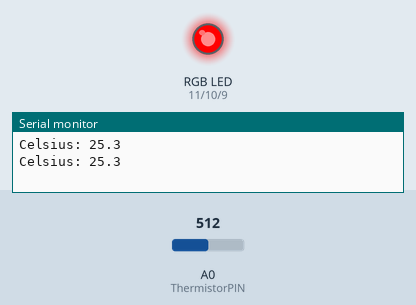
The sketch below on a simulated Arduino Uno, built with avr-gcc and run on an emulated ATmega328P. On the bench: an RGB LED mixed from three pins (HIGH = lit), the last lines printed to the serial monitor. The inputs (shaded band) are chosen by the test bench; at power-on: A0 (ThermistorPIN) = 512.

Above: at 1.8 s.
1.9 s: A0 (ThermistorPIN) set to 466
3.4 s: A0 (ThermistorPIN) set to 436
At 5.2 s:
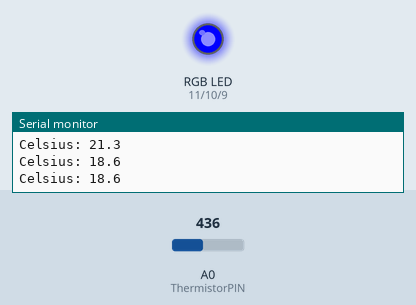
5.5 s: A0 (ThermistorPIN) set to 511
At 6.9 s:
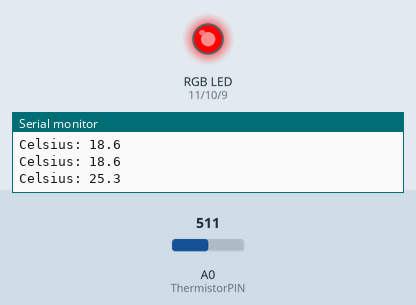
7.5 s: A0 (ThermistorPIN) set to 306
At 8.4 s:
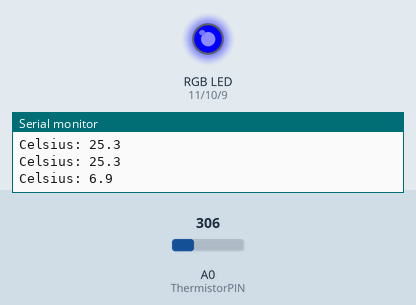
Timing chart, 0 to 10.5 s (numbered marks = the images above; inputs shaded):
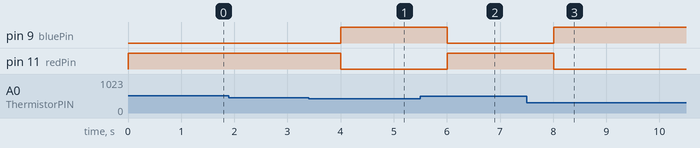

The sketch:

RGB_LED.ino
```cpp
/*
Adafruit Arduino - Lesson 3. RGB LED
*/
 /*
 * Inputs ADC Value from Thermistor and outputs Temperature in Celsius
 *  requires: include <math.h>
 * Utilizes the Steinhart-Hart Thermistor Equation:
 *    Temperature in Kelvin = 1 / {A + B[ln(R)] + C[ln(R)]3}
 *    where A = 0.001129148, B = 0.000234125 and C = 8.76741E-08
 *
 * These coefficients seem to work fairly universally, which is a bit of a
 * surprise.
 *
 * Schematic:
 *   [Ground] -- [10k-pad-resistor] -- | -- [thermistor] --[Vcc (5 or 3.3v)]
 *                                               |
 *                                          Analog Pin 0
 *
 * In case it isn't obvious (as it wasn't to me until I thought about it), the analog ports
 * measure the voltage between 0v -> Vcc which for an Arduino is a nominal 5v, but for (say)
 * a JeeNode, is a nominal 3.3v.
 *
 * The resistance calculation uses the ratio of the two resistors, so the voltage
 * specified above is really only required for the debugging that is commented out below
 *
 * Resistance = PadResistor * (1024/ADC -1)
 *
 * I have used this successfully with some CH Pipe Sensors (https://www.atcsemitec.co.uk/pdfdocs/ch.pdf)
 * which be obtained from https://www.rapidonline.co.uk.
 *
 */

#include <math.h>

#define ThermistorPIN 0                 // Analog Pin 0

float vcc = 4.91;                       // only used for display purposes, if used
                                        // set to the measured Vcc.
float pad = 9850;                       // balance/pad resistor value, set this to
                                        // the measured resistance of your pad resistor
float thermr = 10000;                   // thermistor nominal resistance

float Thermistor(int RawADC) {
  long Resistance;
  float Temp;  // Dual-Purpose variable to save space.

  Resistance=pad*((1024.0 / RawADC) - 1);
  Temp = log(Resistance); // Saving the Log(resistance) so not to calculate  it 4 times later
  Temp = 1 / (0.001129148 + (0.000234125 * Temp) + (0.0000000876741 * Temp * Temp * Temp));
  Temp = Temp - 273.15;  // Convert Kelvin to Celsius

  // BEGIN- Remove these lines for the function not to display anything
  //Serial.print("ADC: ");
  //Serial.print(RawADC);
  //Serial.print("/1024");                           // Print out RAW ADC Number
  //Serial.print(", vcc: ");
  //Serial.print(vcc,2);
  //Serial.print(", pad: ");
  //Serial.print(pad/1000,3);
  //Serial.print(" Kohms, Volts: ");
  //Serial.print(((RawADC*vcc)/1024.0),3);
  //Serial.print(", Resistance: ");
  //Serial.print(Resistance);
  //Serial.print(" ohms, ");
  // END- Remove these lines for the function not to display anything

  // Uncomment this line for the function to return Fahrenheit instead.
  //temp = (Temp * 9.0)/ 5.0 + 32.0;                  // Convert to Fahrenheit
  return Temp;                                      // Return the Temperature
}
int redPin = 11;
int greenPin = 10;
int bluePin = 9;

//uncomment this line if using a Common Anode LED
//#define COMMON_ANODE

void setup()
{
  Serial.begin(115200);
  pinMode(redPin, OUTPUT);
  pinMode(greenPin, OUTPUT);
  pinMode(bluePin, OUTPUT);
}

void loop()
{
  float temp;
  temp=Thermistor(analogRead(ThermistorPIN));       // read ADC and  convert it to Celsius
  Serial.print("Celsius: ");
  Serial.print(temp,1);                             // display Celsius
  //temp = (temp * 9.0)/ 5.0 + 32.0;                  // converts to  Fahrenheit
  //Serial.print(", Fahrenheit: ");
  //Serial.print(temp,1);                             // display  Fahrenheit
  Serial.println("");

   if(temp >20){
    setColor(255, 0, 0);  // red
  }
  else if(temp > 15 & temp < 18){
   setColor(0, 255, 0);  // blue

  }
  else {
 setColor(0, 0, 255);  // green

  }

  delay(1000);
}

void setColor(int red, int green, int blue)
{
  #ifdef COMMON_ANODE
    red = 255 - red;
    green = 255 - green;
    blue = 255 - blue;
  #endif
  analogWrite(redPin, red);
  analogWrite(greenPin, green);
  analogWrite(bluePin, blue);
}
```

Measured:
- the behaviour switches between 452 and 451 on A0 (ThermistorPIN) (found by bisection; images 0 and 1)
- after the input at 3.4 s, pin 9 (bluePin): LOW → HIGH after 0.60 s; pin 11 (redPin): HIGH → LOW after 0.60 s
- after the input at 5.5 s, pin 9 (bluePin): HIGH → LOW after 0.51 s; pin 11 (redPin): LOW → HIGH after 0.51 s
- after the input at 7.5 s, pin 9 (bluePin): LOW → HIGH after 0.51 s; pin 11 (redPin): HIGH → LOW after 0.51 s
